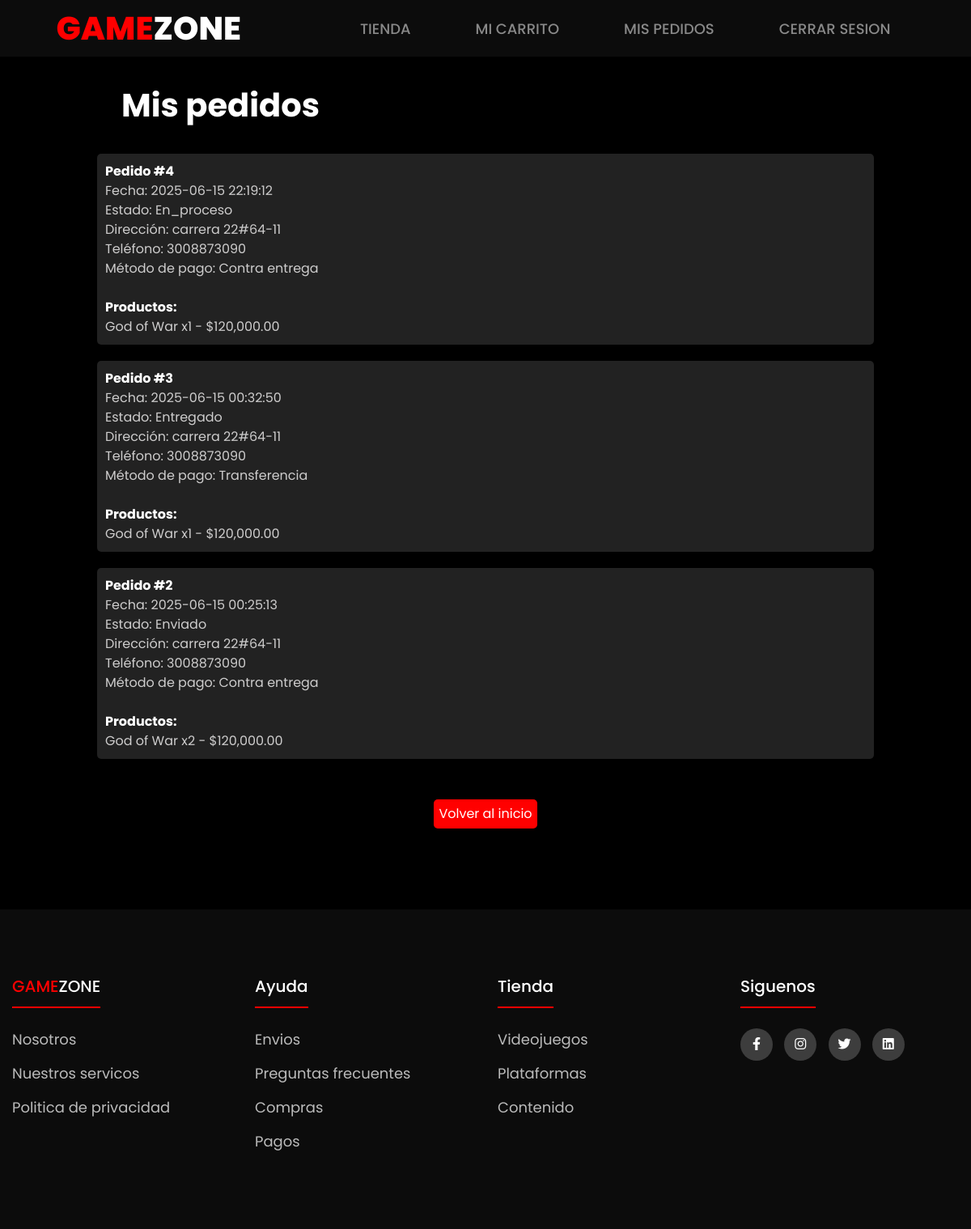
Page /my_orders.php (signed in) on the committed database.
### tables this page shows
CREATE TABLE `orders` (
  `id` int(11) NOT NULL,
  `user_id` int(11) NOT NULL,
  `address` varchar(255) NOT NULL,
  `phone` varchar(20) DEFAULT NULL,
  `payment_method` varchar(50) DEFAULT 'Contra entrega',
  `status` enum('pendiente','en_proceso','enviado','entregado') DEFAULT 'pendiente',
  `created_at` timestamp NOT NULL DEFAULT current_timestamp()
);

CREATE TABLE `order_items` (
  `id` int(11) NOT NULL,
  `order_id` int(11) NOT NULL,
  `product_id` int(11) NOT NULL,
  `quantity` int(11) NOT NULL DEFAULT 1,
  `price` decimal(10,2) NOT NULL
);

CREATE TABLE `products` (
  `id` int(11) NOT NULL,
  `name` varchar(100) NOT NULL,
  `description` text DEFAULT NULL,
  `price` decimal(10,2) NOT NULL,
  `image` varchar(255) DEFAULT NULL,
  `category_id` int(11) DEFAULT NULL,
  `created_at` timestamp NOT NULL DEFAULT current_timestamp()
);

### controllers/ordercontroller.php (called while the page is built, shortened)
<?php
require_once 'models/Order.php';
class OrderController {
    public function myOrders() {
    $user = $_SESSION['user'] ?? null;
    $orderModel = new Order();
    $orders = $orderModel->getByUser($user['id']);
    foreach ($orders as &$order) {
        $order['items'] = $orderModel->getItems($order['id']);
    }
    require 'views/order/my_orders.php';
}
}

### my_orders.php (called while the page is built)
<?php
require_once 'controllers/OrderController.php';
$controller = new OrderController();
$controller->myOrders();

### models/order.php (called while the page is built, shortened)
<?php
require_once 'config/database.php';
class Order {
    private $conn;
    public function __construct() {
        $db = new Database();
        $this->conn = $db->connect();
    }
    public function getByUser($user_id) {
    $sql = "SELECT * FROM orders WHERE user_id = ? ORDER BY created_at DESC";
    $stmt = $this->conn->prepare($sql);
    $stmt->execute([$user_id]);
    return $stmt->fetchAll(PDO::FETCH_ASSOC);
}
public function getItems($order_id) {
    $sql = "SELECT oi.*, p.name
            FROM order_items oi
            JOIN products p ON oi.product_id = p.id
            WHERE oi.order_id = ?";
    $stmt = $this->conn->prepare($sql);
    $stmt->execute([$order_id]);
    return $stmt->fetchAll(PDO::FETCH_ASSOC);
}
}

### config/database.php (called while the page is built, shortened)
<?php
class database{
    private $host = 'localhost';
    private $db_name = 'tienda_virtual';
    private $username = 'root';
    private $password = '';
    public function connect(){
        $this->conn = null;
        try {
            $dsn = "mysql:host={$this->host};dbname={$this->db_name}";
            $this->conn = new PDO($dsn, $this->username, $this->password);
            $this->conn->setAttribute(PDO::ATTR_ERRMODE, PDO::ERRMODE_EXCEPTION);
        }
        catch(PDOException $e) {
            echo "Error de conexion: " . $e->getMessage();
            exit;
        }
        return $this->conn;
    }
}
?>

### views/order/my_orders.php (the view)
<?php require_once __DIR__ . '/../layout/header.php'; ?>
<div class="container-mis-pedidos">
    <h2>Mis pedidos</h2>
    <div class="container-intermedio-tus-pedidos">
        <?php if (!empty($orders)) : ?>
        <?php foreach ($orders as $order): ?>
        <div class="container-tu-pedido">
            <strong>Pedido #<?= $order['id'] ?></strong><br>
            Fecha: <?= $order['created_at'] ?><br>
            Estado: <?= ucfirst($order['status']) ?><br>
            Dirección: <?= htmlspecialchars($order['address']) ?><br>
            Teléfono: <?= htmlspecialchars($order['phone']) ?><br>
            Método de pago: <?= htmlspecialchars($order['payment_method']) ?><br><br>
            <strong>Productos:</strong>
            <ul>
                <?php foreach ($order['items'] as $item): ?>
                    <li><?= $item['name'] ?> x<?= $item['quantity'] ?> - $<?= number_format($item['price'], 2) ?></li>
                <?php endforeach; ?>
            </ul>
        </div>
    <?php endforeach; ?>
    <?php else: ?>
    <p>No has realizado pedidos aún.</p>
    <?php endif; ?>
    <a href="index.php">Volver al inicio</a>
    </div>
</div>
<?php require_once __DIR__ . '/../layout/footer.php'; ?>

### public/css/styles.css (style rules this page uses)
html { scroll-behavior: smooth; }
body { font-family: Poppins; margin: 0; padding: 0; background: black; color: #333; display: flex; flex-direction: column; justify-content: center; align-items: center; }
.container-mis-pedidos { width: 100%; text-align: left; }
.container-mis-pedidos h2 { font-size: 40px; color: white; font-weight: 700; margin-bottom: 30px; margin-left: 150px; }
.container-intermedio-tus-pedidos { width: 100%; display: flex; flex-direction: column; justify-content: center; align-items: center; }
.container-tu-pedido { width: 80%; padding: 10px; margin-bottom: 20px; color: #cecdcd; background-color: #222222; border-radius: 5px; }
.container-tu-pedido strong { color: white; }
.container-intermedio-tus-pedidos a { background-color: red; padding: 6px; border-radius: 5px; color: white; cursor: pointer; margin-top: 30px; margin-bottom: 100px; }
.container-mis-pedidos { margin-top: 100px; }

### rows in the picture
orders: id "4", created_at "2025-06-15 22:19:12", status "En_proceso", address "carrera 22#64-11", phone "3008873090", payment_method "Contra entrega"
order_items: product.name "God of War", quantity "1", price "120,000.00"
orders: id "3", created_at "2025-06-15 00:32:50", status "Entregado", address "carrera 22#64-11", phone "3008873090", payment_method "Transferencia"
order_items: product.name "God of War", quantity "1", price "120,000.00"
orders: id "2", created_at "2025-06-15 00:25:13", status "Enviado", address "carrera 22#64-11", phone "3008873090", payment_method "Contra entrega"
order_items: product.name "God of War", quantity "2", price "120,000.00"
